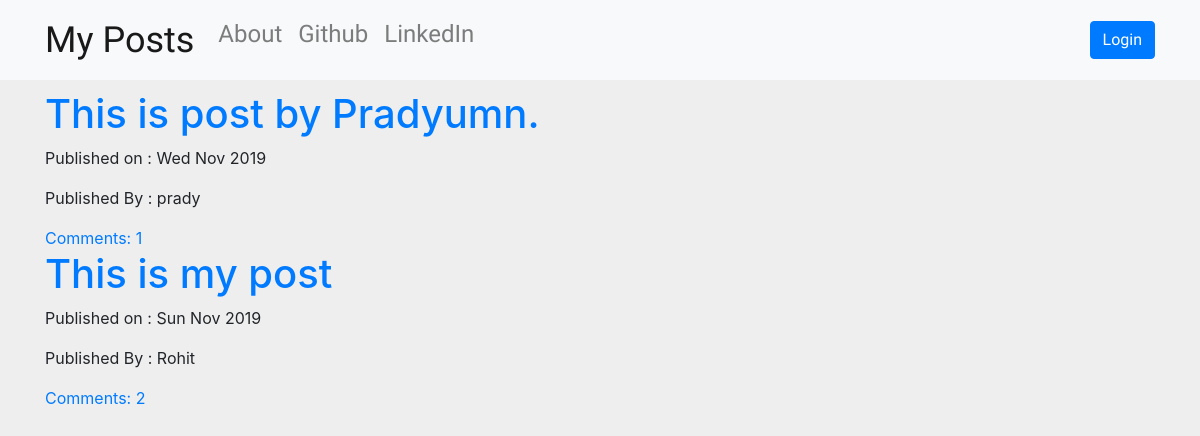
The page / on the database its author committed.
### blog/models.py (models this page shows, shortened)
class Post(models.Model):
    author=models.ForeignKey('auth.User',on_delete=models.CASCADE)
    title=models.CharField(max_length=200)
    text=models.TextField()
    create_date=models.DateTimeField(default=timezone.now)
    published_date=models.DateTimeField(blank=True,null=True)
    def approve_comments(self):
        return self.comments.filter(approved_comment=True)

### blog/views.py (the view)
# urls.py: path('',views.PostListView.as_view(),name='post_list'),
class PostListView(ListView):
    model=models.Post
    def get_queryset(self):
        return models.Post.objects.filter(published_date__lte=timezone.now()).order_by('-published_date')

### blog/templates/blog/post_list.html
{% extends 'blog/base.html' %}
{% block content %}
<div class="centerstage">
  {% for post in post_list %}
  <div class="post">
    <h1><a href="{% url 'post_detail' pk=post.pk %}">{{ post.title }}</a></h1>
    <div class="date">
      <p>Published on : {{post.published_date|date:'D M Y'}}</p>
      <p>Published By : {{post.author}}</p>
    </div>
    <a href="{% url 'post_detail' pk=post.pk %}">Comments: {{ post.approve_comments.count }}</a>
  </div>
  {% endfor %}
</div>
{% endblock %}

### blog/static/css/blog.css (style rules this page uses)
body { background: #EEEEEE; }
.centerstage { margin-left: auto; margin-right: auto; }
.loader { filter:hue-rotate(0deg); color: linear-gradient(45deg,#0f8,#08f); animation:hue 5000ms infinite linear; }

### rows shown on the page
Post: title "This is post by Pradyumn.", published_date "Wed Nov 2019", author "prady", approve_comments.count "1"
Post: title "This is my post", published_date "Sun Nov 2019", author "Rohit", approve_comments.count "2"
